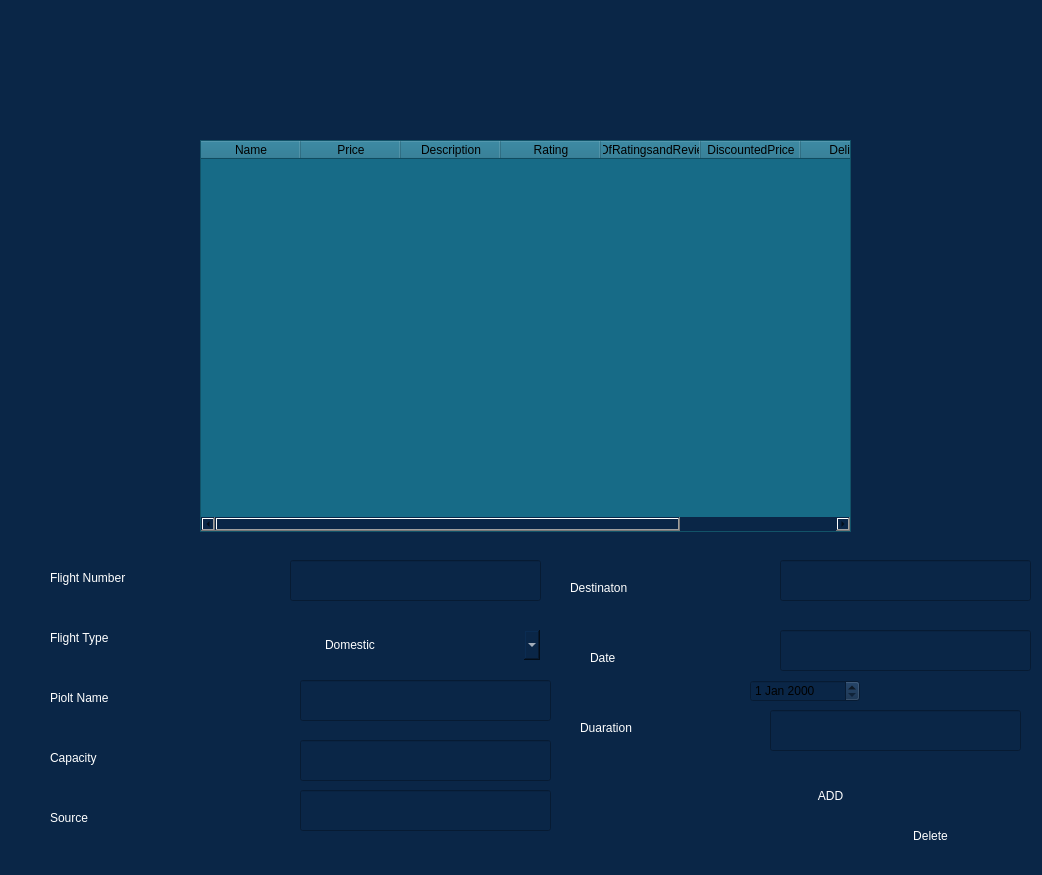
<?xml version="1.0" encoding="UTF-8"?>
<ui version="4.0">
 <class>Form</class>
 <widget class="QWidget" name="Form">
  <property name="geometry">
   <rect>
    <x>0</x>
    <y>0</y>
    <width>1042</width>
    <height>875</height>
   </rect>
  </property>
  <property name="windowTitle">
   <string>Form</string>
  </property>
  <property name="styleSheet">
   <string notr="true">background-color: rgb(10, 38, 71);</string>
  </property>
  <widget class="QTableWidget" name="tableWidget">
   <property name="geometry">
    <rect>
     <x>200</x>
     <y>140</y>
     <width>651</width>
     <height>392</height>
    </rect>
   </property>
   <property name="styleSheet">
    <string notr="true">background-color: rgb(23, 107, 135);
color: rgb(0, 0, 0);</string>
   </property>
   <column>
    <property name="text">
     <string>Name</string>
    </property>
   </column>
   <column>
    <property name="text">
     <string>Price</string>
    </property>
   </column>
   <column>
    <property name="text">
     <string>Description</string>
    </property>
   </column>
   <column>
    <property name="text">
     <string>Rating</string>
    </property>
   </column>
   <column>
    <property name="text">
     <string>NoOfRatingsandReviews</string>
    </property>
   </column>
   <column>
    <property name="text">
     <string>DiscountedPrice</string>
    </property>
   </column>
   <column>
    <property name="text">
     <string>Delivery</string>
    </property>
   </column>
   <column>
    <property name="text">
     <string>Percentageoff</string>
    </property>
   </column>
  </widget>
  <widget class="QLineEdit" name="number_txt">
   <property name="geometry">
    <rect>
     <x>290</x>
     <y>560</y>
     <width>251</width>
     <height>41</height>
    </rect>
   </property>
   <property name="styleSheet">
    <string notr="true">color: rgb(255, 255, 255);</string>
   </property>
  </widget>
  <widget class="QLabel" name="label_6">
   <property name="geometry">
    <rect>
     <x>50</x>
     <y>560</y>
     <width>201</width>
     <height>35</height>
    </rect>
   </property>
   <property name="styleSheet">
    <string notr="true">background-color: rgb(10, 38, 71);
border-color: qlineargradient(spread:pad, x1:0, y1:0, x2:1, y2:0, stop:0 rgba(24, 61, 61, 255), stop:0.471591 rgba(24, 61, 61, 255), stop:0.98 rgba(0, 0, 0, 255), stop:1 rgba(0, 0, 0, 0));
color: rgb(255, 255, 255);
font: 16pt &quot;Mongolian Baiti&quot;;
border-radius: 5px;


</string>
   </property>
   <property name="text">
    <string>Flight Number</string>
   </property>
  </widget>
  <widget class="QComboBox" name="fType_txt">
   <property name="geometry">
    <rect>
     <x>320</x>
     <y>630</y>
     <width>220</width>
     <height>30</height>
    </rect>
   </property>
   <property name="styleSheet">
    <string notr="true">color: rgb(255, 255, 255);
font: 16pt &quot;Mongolian Baiti&quot;;
border-radius: 5px;


</string>
   </property>
   <item>
    <property name="text">
     <string>Domestic</string>
    </property>
   </item>
   <item>
    <property name="text">
     <string>Commercial</string>
    </property>
   </item>
  </widget>
  <widget class="QLabel" name="label_7">
   <property name="geometry">
    <rect>
     <x>50</x>
     <y>620</y>
     <width>201</width>
     <height>35</height>
    </rect>
   </property>
   <property name="styleSheet">
    <string notr="true">background-color: rgb(10, 38, 71);
border-color: qlineargradient(spread:pad, x1:0, y1:0, x2:1, y2:0, stop:0 rgba(24, 61, 61, 255), stop:0.471591 rgba(24, 61, 61, 255), stop:0.98 rgba(0, 0, 0, 255), stop:1 rgba(0, 0, 0, 0));
color: rgb(255, 255, 255);
font: 16pt &quot;Mongolian Baiti&quot;;
border-radius: 5px;


</string>
   </property>
   <property name="text">
    <string>Flight Type</string>
   </property>
  </widget>
  <widget class="QLabel" name="label_8">
   <property name="geometry">
    <rect>
     <x>50</x>
     <y>680</y>
     <width>201</width>
     <height>35</height>
    </rect>
   </property>
   <property name="styleSheet">
    <string notr="true">background-color: rgb(10, 38, 71);
border-color: qlineargradient(spread:pad, x1:0, y1:0, x2:1, y2:0, stop:0 rgba(24, 61, 61, 255), stop:0.471591 rgba(24, 61, 61, 255), stop:0.98 rgba(0, 0, 0, 255), stop:1 rgba(0, 0, 0, 0));
color: rgb(255, 255, 255);
font: 16pt &quot;Mongolian Baiti&quot;;
border-radius: 5px;


</string>
   </property>
   <property name="text">
    <string>Piolt Name</string>
   </property>
  </widget>
  <widget class="QLineEdit" name="pName">
   <property name="geometry">
    <rect>
     <x>300</x>
     <y>680</y>
     <width>251</width>
     <height>41</height>
    </rect>
   </property>
   <property name="styleSheet">
    <string notr="true">color: rgb(255, 255, 255);</string>
   </property>
  </widget>
  <widget class="QLabel" name="label_9">
   <property name="geometry">
    <rect>
     <x>50</x>
     <y>740</y>
     <width>201</width>
     <height>35</height>
    </rect>
   </property>
   <property name="styleSheet">
    <string notr="true">background-color: rgb(10, 38, 71);
border-color: qlineargradient(spread:pad, x1:0, y1:0, x2:1, y2:0, stop:0 rgba(24, 61, 61, 255), stop:0.471591 rgba(24, 61, 61, 255), stop:0.98 rgba(0, 0, 0, 255), stop:1 rgba(0, 0, 0, 0));
color: rgb(255, 255, 255);
font: 16pt &quot;Mongolian Baiti&quot;;
border-radius: 5px;


</string>
   </property>
   <property name="text">
    <string>Capacity</string>
   </property>
  </widget>
  <widget class="QLineEdit" name="capacity_txt">
   <property name="geometry">
    <rect>
     <x>300</x>
     <y>740</y>
     <width>251</width>
     <height>41</height>
    </rect>
   </property>
   <property name="styleSheet">
    <string notr="true">color: rgb(255, 255, 255);</string>
   </property>
  </widget>
  <widget class="QLabel" name="label_10">
   <property name="geometry">
    <rect>
     <x>50</x>
     <y>800</y>
     <width>201</width>
     <height>35</height>
    </rect>
   </property>
   <property name="styleSheet">
    <string notr="true">background-color: rgb(10, 38, 71);
border-color: qlineargradient(spread:pad, x1:0, y1:0, x2:1, y2:0, stop:0 rgba(24, 61, 61, 255), stop:0.471591 rgba(24, 61, 61, 255), stop:0.98 rgba(0, 0, 0, 255), stop:1 rgba(0, 0, 0, 0));
color: rgb(255, 255, 255);
font: 16pt &quot;Mongolian Baiti&quot;;
border-radius: 5px;


</string>
   </property>
   <property name="text">
    <string>Source</string>
   </property>
  </widget>
  <widget class="QLineEdit" name="ss">
   <property name="geometry">
    <rect>
     <x>300</x>
     <y>790</y>
     <width>251</width>
     <height>41</height>
    </rect>
   </property>
   <property name="styleSheet">
    <string notr="true">color: rgb(255, 255, 255);</string>
   </property>
  </widget>
  <widget class="QLineEdit" name="dd">
   <property name="geometry">
    <rect>
     <x>780</x>
     <y>560</y>
     <width>251</width>
     <height>41</height>
    </rect>
   </property>
   <property name="styleSheet">
    <string notr="true">color: rgb(255, 255, 255);</string>
   </property>
  </widget>
  <widget class="QLabel" name="label_11">
   <property name="geometry">
    <rect>
     <x>570</x>
     <y>570</y>
     <width>201</width>
     <height>35</height>
    </rect>
   </property>
   <property name="styleSheet">
    <string notr="true">background-color: rgb(10, 38, 71);
border-color: qlineargradient(spread:pad, x1:0, y1:0, x2:1, y2:0, stop:0 rgba(24, 61, 61, 255), stop:0.471591 rgba(24, 61, 61, 255), stop:0.98 rgba(0, 0, 0, 255), stop:1 rgba(0, 0, 0, 0));
color: rgb(255, 255, 255);
font: 16pt &quot;Mongolian Baiti&quot;;
border-radius: 5px;


</string>
   </property>
   <property name="text">
    <string>Destinaton</string>
   </property>
  </widget>
  <widget class="QLabel" name="label_12">
   <property name="geometry">
    <rect>
     <x>590</x>
     <y>640</y>
     <width>201</width>
     <height>35</height>
    </rect>
   </property>
   <property name="styleSheet">
    <string notr="true">background-color: rgb(10, 38, 71);
border-color: qlineargradient(spread:pad, x1:0, y1:0, x2:1, y2:0, stop:0 rgba(24, 61, 61, 255), stop:0.471591 rgba(24, 61, 61, 255), stop:0.98 rgba(0, 0, 0, 255), stop:1 rgba(0, 0, 0, 0));
color: rgb(255, 255, 255);
font: 16pt &quot;Mongolian Baiti&quot;;
border-radius: 5px;


</string>
   </property>
   <property name="text">
    <string>Date</string>
   </property>
  </widget>
  <widget class="QLineEdit" name="date_txt">
   <property name="geometry">
    <rect>
     <x>780</x>
     <y>630</y>
     <width>251</width>
     <height>41</height>
    </rect>
   </property>
   <property name="styleSheet">
    <string notr="true">color: rgb(255, 255, 255);</string>
   </property>
  </widget>
  <widget class="QLabel" name="label_13">
   <property name="geometry">
    <rect>
     <x>580</x>
     <y>710</y>
     <width>201</width>
     <height>35</height>
    </rect>
   </property>
   <property name="styleSheet">
    <string notr="true">background-color: rgb(10, 38, 71);
border-color: qlineargradient(spread:pad, x1:0, y1:0, x2:1, y2:0, stop:0 rgba(24, 61, 61, 255), stop:0.471591 rgba(24, 61, 61, 255), stop:0.98 rgba(0, 0, 0, 255), stop:1 rgba(0, 0, 0, 0));
color: rgb(255, 255, 255);
font: 16pt &quot;Mongolian Baiti&quot;;
border-radius: 5px;


</string>
   </property>
   <property name="text">
    <string>Duaration</string>
   </property>
  </widget>
  <widget class="QLineEdit" name="duaration_txt">
   <property name="geometry">
    <rect>
     <x>770</x>
     <y>710</y>
     <width>251</width>
     <height>41</height>
    </rect>
   </property>
   <property name="styleSheet">
    <string notr="true">color: rgb(255, 255, 255);</string>
   </property>
  </widget>
  <widget class="QDateEdit" name="dateEdit">
   <property name="geometry">
    <rect>
     <x>750</x>
     <y>680</y>
     <width>110</width>
     <height>22</height>
    </rect>
   </property>
  </widget>
  <widget class="QPushButton" name="addBt">
   <property name="geometry">
    <rect>
     <x>760</x>
     <y>770</y>
     <width>141</width>
     <height>51</height>
    </rect>
   </property>
   <property name="styleSheet">
    <string notr="true">background-color: rgb(10, 38, 71);
border-color: qlineargradient(spread:pad, x1:0, y1:0, x2:1, y2:0, stop:0 rgba(24, 61, 61, 255), stop:0.471591 rgba(24, 61, 61, 255), stop:0.98 rgba(0, 0, 0, 255), stop:1 rgba(0, 0, 0, 0));
color: rgb(255, 255, 255);
font: 16pt &quot;Mongolian Baiti&quot;;
border-radius: 5px;


</string>
   </property>
   <property name="text">
    <string>ADD</string>
   </property>
  </widget>
  <widget class="QPushButton" name="delete_bt">
   <property name="geometry">
    <rect>
     <x>860</x>
     <y>810</y>
     <width>141</width>
     <height>51</height>
    </rect>
   </property>
   <property name="styleSheet">
    <string notr="true">background-color: rgb(10, 38, 71);
border-color: qlineargradient(spread:pad, x1:0, y1:0, x2:1, y2:0, stop:0 rgba(24, 61, 61, 255), stop:0.471591 rgba(24, 61, 61, 255), stop:0.98 rgba(0, 0, 0, 255), stop:1 rgba(0, 0, 0, 0));
color: rgb(255, 255, 255);
font: 16pt &quot;Mongolian Baiti&quot;;
border-radius: 5px;


</string>
   </property>
   <property name="text">
    <string>Delete</string>
   </property>
  </widget>
 </widget>
 <resources/>
 <connections/>
</ui>
